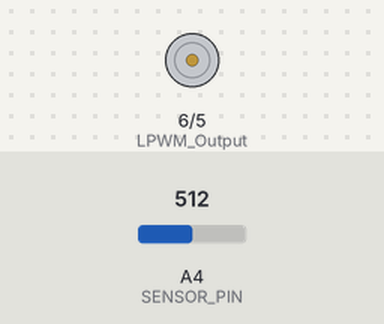
Bench run of a sketch on a simulated Arduino Uno, built with avr-gcc and run on an emulated ATmega328P. On the bench: motor-driver pin pairs drawn as motors (green arrow = first pin HIGH = forward, orange = second pin HIGH = backward, longer = more drive). Inputs (shaded band) come from the test bench; at power-on: A4 (SENSOR_PIN) = 512.

Above: at 1.2 s.
1.3 s: A4 (SENSOR_PIN) set to 716
At 1.9 s:
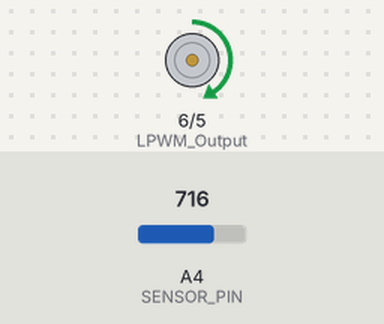
2.8 s: A4 (SENSOR_PIN) set to 900
At 3.1 s:
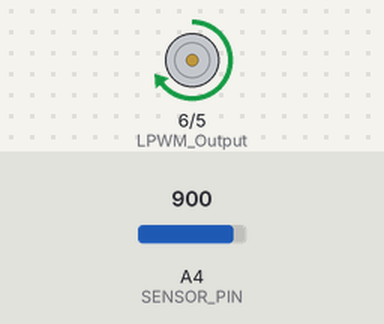
4.3 s: A4 (SENSOR_PIN) set to 306
At 5.4 s:
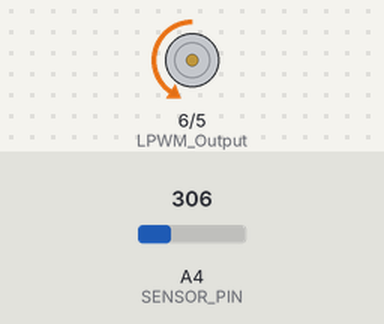
5.8 s: A4 (SENSOR_PIN) set to 122
At 6.6 s:
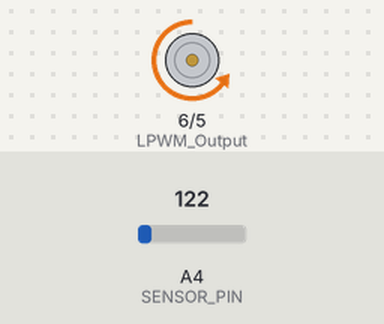
Timing chart, 0 to 8.3 s (numbered marks = the images above; inputs shaded):
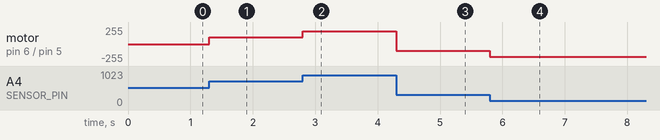

Measured:
- after the input at 1.3 s, motor on pin 6 (LPWM_Output) / pin 5 (RPWM_Output): stopped → forward 102/255 at once
- after the input at 2.8 s, motor on pin 6 (LPWM_Output) / pin 5 (RPWM_Output): forward 102/255 → forward 194/255 at once
- after the input at 4.3 s, motor on pin 6 (LPWM_Output) / pin 5 (RPWM_Output): forward 194/255 → backward 102/255 at once
- after the input at 5.8 s, motor on pin 6 (LPWM_Output) / pin 5 (RPWM_Output): backward 102/255 → backward 194/255 at once

The sketch:

WORKING_CODE.ino
```cpp
const int DEADZONE = 80;  // Ignore tiny joystick noise
int SENSOR_PIN = A4; // center pin of the potentiometer
int RPWM_Output = 5; // Arduino PWM output pin 5; connect to IBT-2 pin 1 (RPWM)
int LPWM_Output = 6; // Arduino PWM output pin 6; connect to IBT-2 pin 2 (LPWM)

void setup()
{
  pinMode(RPWM_Output, OUTPUT);
  pinMode(LPWM_Output, OUTPUT);
}

void loop()
{
  int sensorValue = analogRead(SENSOR_PIN);

  // CENTER → DEADZONE → MOTOR OFF
  if (abs(sensorValue - 511) < DEADZONE) {
    analogWrite(RPWM_Output, 0);
    analogWrite(LPWM_Output, 0);
  }

  // REVERSE
  else if (sensorValue < 512)
  {
    int reversePWM = -(sensorValue - 511) / 2;
    analogWrite(LPWM_Output, 0);
    analogWrite(RPWM_Output, reversePWM);
  }

  // FORWARD
  else
  {
    int forwardPWM = (sensorValue - 512) / 2;
    analogWrite(LPWM_Output, forwardPWM);
    analogWrite(RPWM_Output, 0);
  }
}
```
